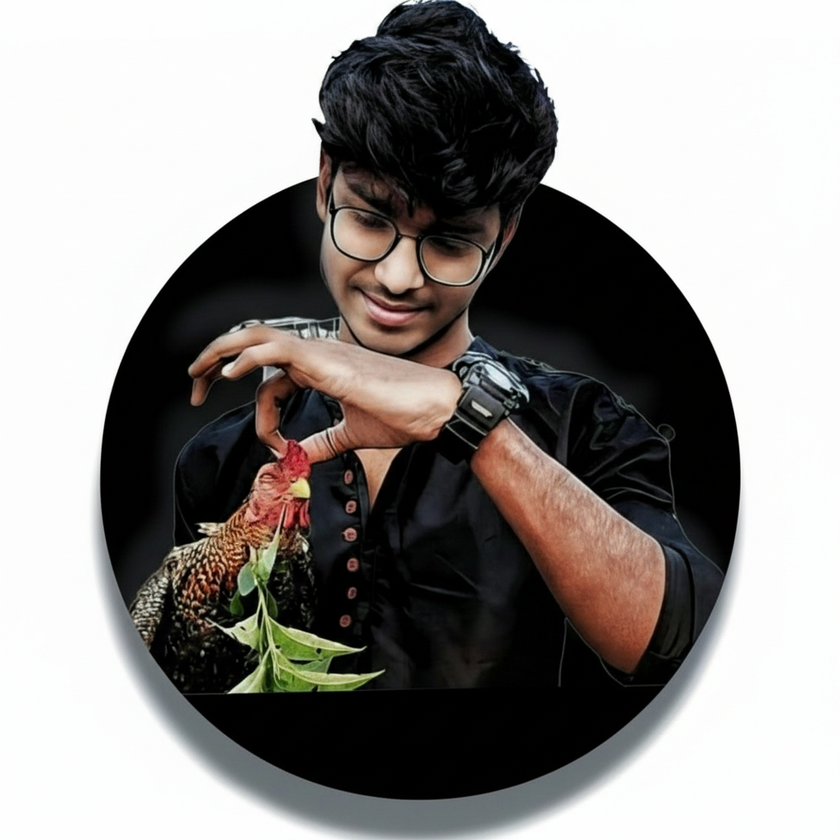
#> input picture images/about.png, 840 x 840 px, shrunk from 1024 x 1024 before the run; its folder holds only this picture in this run
$ python sharpen_images.py
#> lines starting #> are read from the running program, lines starting #| are printed output that depends on the picture
from PIL import Image, ImageFilter
import os

# Root folder containing all art subfolders
root_folder = "images"

# Loop through all subfolders and files
for subdir, dirs, files in os.walk(root_folder):
    for file in files:
        if file.lower().endswith(('.jpg','.png')):
            path = os.path.join(subdir, file)
            img = Image.open(path)
#> img is the input picture: PIL image 840x840 RGBA; mean R, G, B, A 143.4, 139.9, 137.6, 255
            # Apply sharpening
            img = img.filter(ImageFilter.UnsharpMask(radius=2, percent=150, threshold=3))
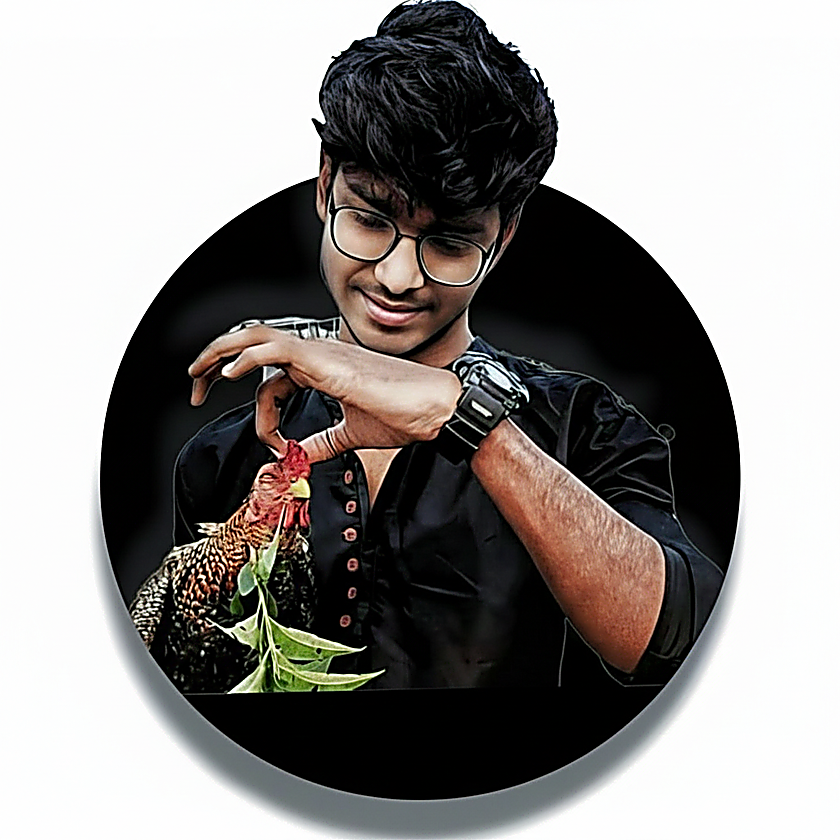
#> img: PIL image 840x840 RGBA; mean R, G, B, A 144.1, 140.7, 138.6, 255
            # Save (overwrite original or save as new)
            img.save(path)
            print(f"Processed: {path}")
